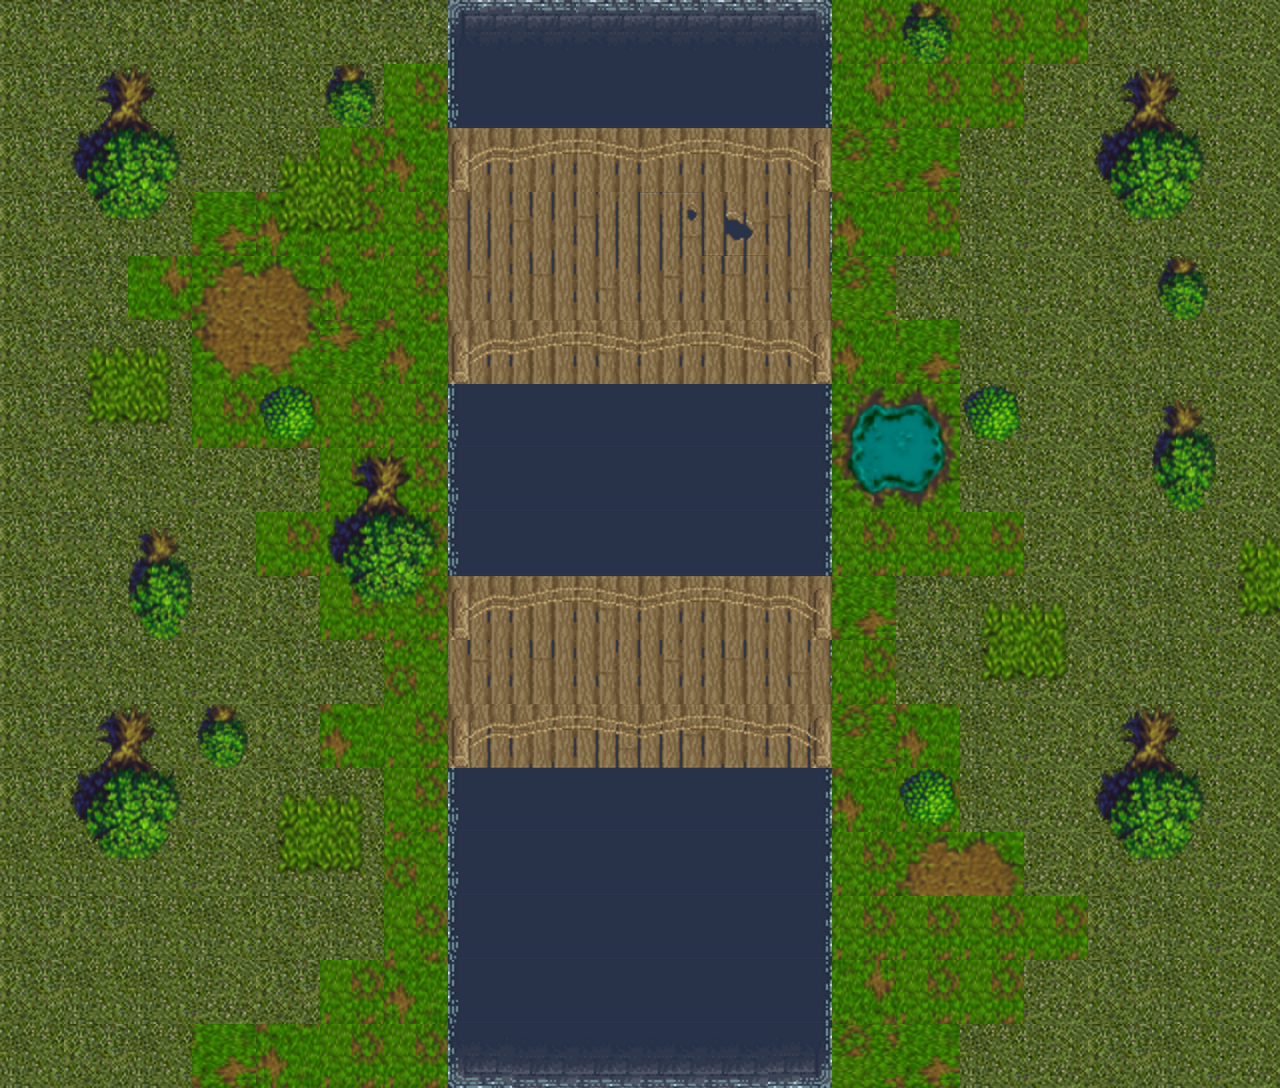

This is a level from a 2D game, rendered from its Tiled map with the project's own tilesets. A one-line summary and the map file follow, with tile-layer data summarised:
An orthogonal 20x17 tile map with 64x64 px tiles, 9 tile layers (Water, waterCollide, Grass, Grass2, ...).

<map version="1.2" tiledversion="1.2.5" orientation="orthogonal" renderorder="right-down" width="20" height="17" tilewidth="64" tileheight="64" infinite="0" nextlayerid="22" nextobjectid="1">
 <tileset firstgid="1" source="GrassTile.tsx" />
 <layer id="13" name="Water" width="20" height="17">
  <data>[340 cells, 84 non-empty, 1 distinct tile ids]</data>
 </layer>
 <layer id="14" name="waterCollide" width="20" height="17">
  <data>[340 cells, 60 non-empty, 1 distinct tile ids]</data>
 </layer>
 <layer id="15" name="Grass" width="20" height="17">
  <data>[340 cells, 242 non-empty, 5 distinct tile ids]</data>
 </layer>
 <layer id="16" name="Grass2" width="20" height="17">
  <data>[340 cells, 79 non-empty, 10 distinct tile ids]</data>
 </layer>
 <layer id="17" name="WaterOutline" width="20" height="17">
  <data>[340 cells, 42 non-empty, 6 distinct tile ids]</data>
 </layer>
 <layer id="18" name="Dock" width="20" height="17">
  <data>[340 cells, 42 non-empty, 11 distinct tile ids]</data>
 </layer>
 <layer id="19" name="dockOutline" width="20" height="17">
  <data>[340 cells, 24 non-empty, 4 distinct tile ids]</data>
 </layer>
 <layer id="20" name="treeCollide" width="20" height="17">
  <data>[340 cells, 38 non-empty, 9 distinct tile ids]</data>
 </layer>
 <layer id="21" name="bushCollide" width="20" height="17">
  <data>[340 cells, 21 non-empty, 5 distinct tile ids]</data>
 </layer>
</map>
